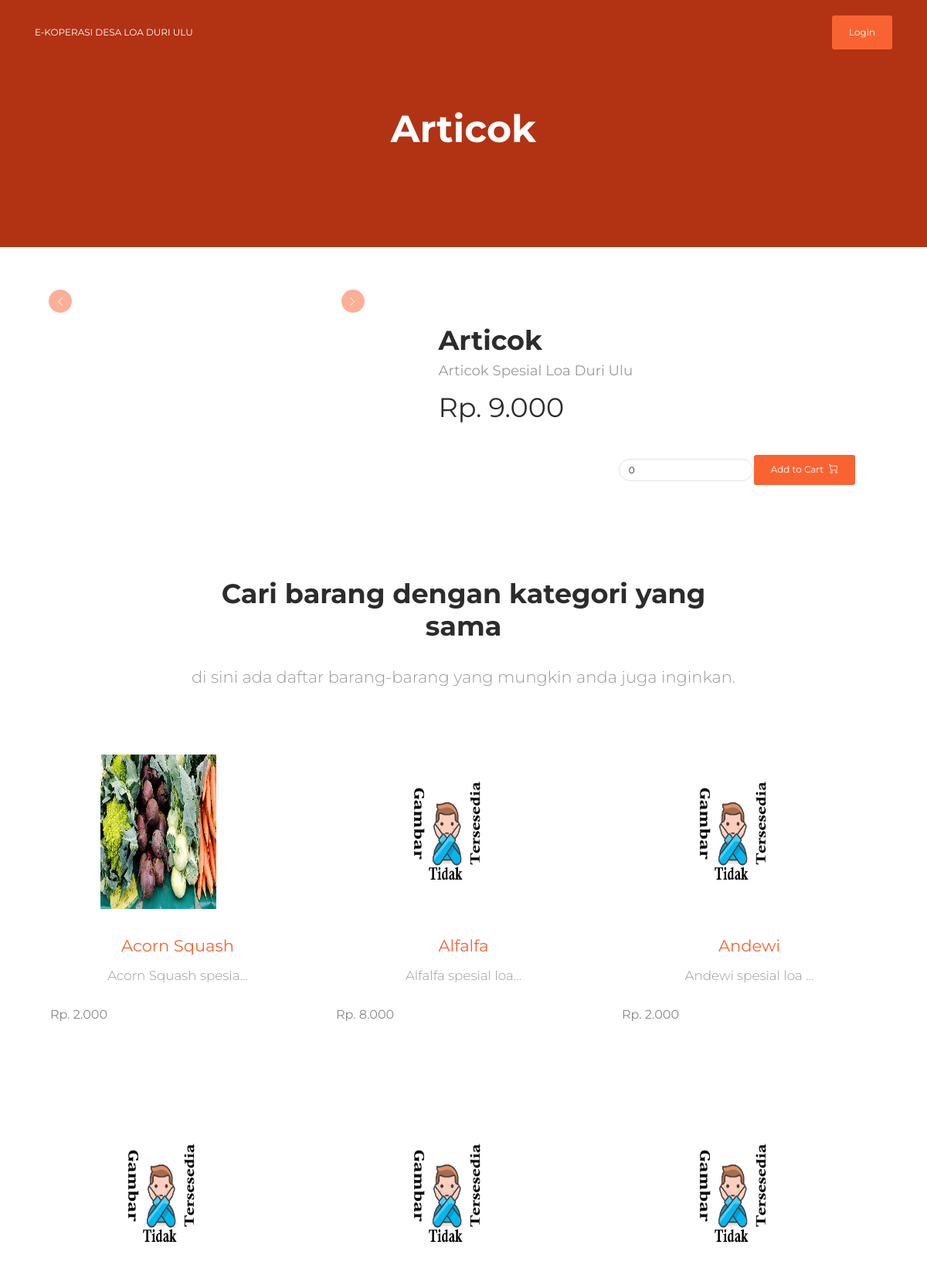
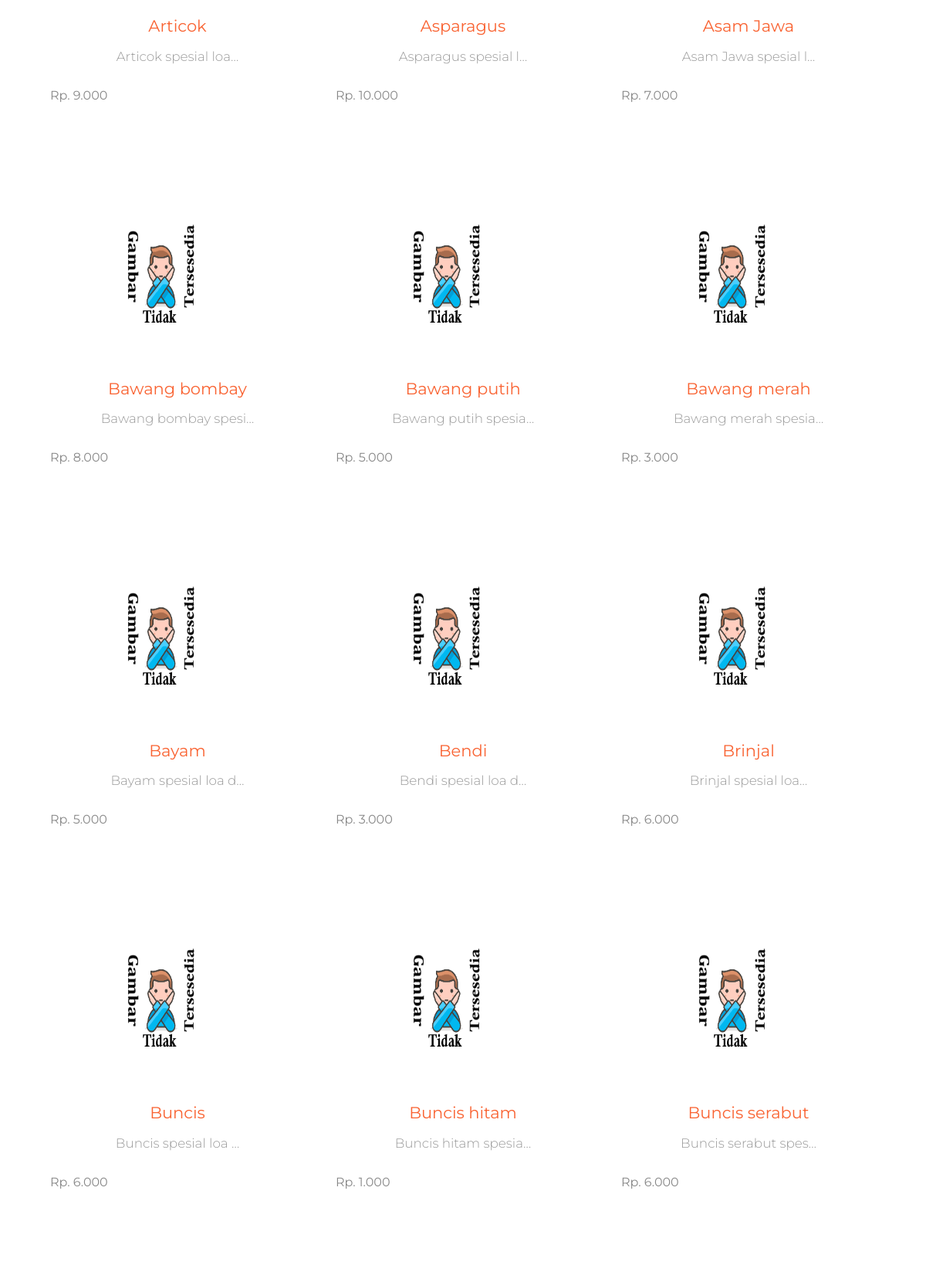
Screenshot of /item-details/4/ (upper part) with the database file from the repository (2 pictures, top to bottom).
### commerce/models.py (models this page shows, shortened)
class Item(models.Model):
    title = models.CharField(max_length=100)
    category = models.ManyToManyField(ItemCategory)
    description = models.TextField()
    price = models.IntegerField()
    stock = models.IntegerField()
    thumbnail = models.ImageField(upload_to='app_medias/thumbnails', null=True)
    media = models.ManyToManyField(MediaLibrary)
    deleted = models.BooleanField(default=False)

### commerce/views.py (the view)
# urls.py: path('item-details/<pk>/', ItemPage.as_view(), name='item-page'),
class ItemPage(DetailView):
    models = Item
    template_name = 'commerce/pages/item-details/index.html'
    context_object_name = 'item'
    queryset = Item.objects.all()
    def get_context_data(self, **kwargs):
        context = super().get_context_data(**kwargs)
        if self.request.user.is_authenticated:
            qs = OrderItem.objects.all().filter(order__user=self.request.user, item=context['item'],
                                                order__ordered=False).first()
            if qs:
                context['ordered'] = qs.qty
            else:
                context['ordered'] = 0
        else:
            context['ordered'] = 0
        context['items'] = Item.objects.all().filter(category__in=context['item'].category.all())
        return context

### commerce/context.py (called while the page is built)
def user_cart_ctx(request):
    if request.user.is_authenticated:
        data = OrderItem.objects.filter(order__user=request.user, order__ordered=False)
        return {
            'carts': data.all(),
            'carts_count': data.count(),
        }
    return {
            'carts': None,
            'carts_count': 0,
        }

### templates/commerce/pages/item-details/index.html (shortened to what this page needs)
{% extends 'layouts/base.html' %}
{% load i18n %}
{% load humanize %}
{% block header %}
    <div class="page-header page-header-mini header-filter">
    {% if item.thumbnail %}
        <div class="page-header-image" style="background-image: url('{{ item.thumbnail.url }}');"></div>
    {% else %}
        <div class="page-header-image" style="background-color: #ff471d;"></div>
    {% endif %}
    <div class="content-center text-center">
            <div class="row">
                <div class="col-md-8 ml-auto mr-auto">
                    <h1 class="title">{{ item.title }}</h1>
                </div>
            </div>
        </div>
    </div>
{% endblock %}
{% block content %}
    <div class="section">
        <div class="container">
            <div class="row">
                <div class="col-md-5">
                    <div id="productCarousel" class="carousel slide" data-ride="carousel" data-interval="8000">
                            <a class="carousel-control-prev" href="#productCarousel" role="button" data-slide="prev">
                                <button type="button" class="btn btn-primary btn-icon btn-round btn-sm" name="button">
                                    <i class="now-ui-icons arrows-1_minimal-left"></i>
                                </button>
                            </a>
                            <a class="carousel-control-next" href="#productCarousel" role="button" data-slide="next">
                                <button type="button" class="btn btn-primary btn-icon btn-round btn-sm" name="button">
                                    <i class="now-ui-icons arrows-1_minimal-right"></i>
                                </button>
                            </a>
                        </div>
                    </div>
                    <div class="col-md-6 ml-auto mr-auto">
                        <h2 class="title"> {{ item.title }} </h2>
                        <h5 class="category">{{ item.description }}</h5>
                        <h2 class="main-price">Rp. {{ item.price|intcomma }}</h2>
                        <div class="row justify-content-end">
                            <form class="form-inline"
                                  hx-post="{% url 'add_order_item' item.id %}"
                                  hx-target="#shopping-cart"
                            >
                                <input type="number" class="form-control" placeholder="qty" name="qty" id="qty" value="{{ ordered|floatformat:0|intcomma }}">
                                {% if user.is_authenticated %}
                                <button class="btn btn-primary mr-3" type="submit">Add to Cart &nbsp;<i
                                    class="now-ui-icons shopping_cart-simple"></i></button>
                                {% else %}
                                    <a class="btn btn-primary mr-3" href="{% url 'account_login' %}">Add to Cart &nbsp;<i
                                    class="now-ui-icons shopping_cart-simple"></i></a>
                                {% endif %}
                            </form>
                        </div>
                    </div>
                </div>
                <div class="features-4">
                    <div class="container">
                        <div class="row">
                            <div class="col-md-8 ml-auto mr-auto text-center">
                                <h2 class="title">Cari barang dengan kategori yang sama</h2>
                                <h4 class="description">di sini ada daftar barang-barang
                                    yang mungkin anda juga inginkan. </h4>
                            </div>
                        </div>
                        <div class="row">
                            {% include 'commerce/pages/home-page/partials/item_lists.html' %}
                        </div>
                    </div>
                </div>
            </div>
        </div>
{% endblock %}

### templates/commerce/pages/home-page/partials/item_lists.html (shortened to what this page needs)
{% load humanize %}
{% load static %}
{% for item in items %}
    <div class="col-lg-4 col-md-6">
        <a href="{% url 'item-page' item.id %}">
            <div class="card card-product card-plain">
                <div class="card-image">
                    {% if item.thumbnail %}
                        <img src="{{ item.thumbnail.url }}" alt="{{ item.thumbnail.url }}" width="150" height="200"/>
                    {% else %}
                        <img src="{% static '/img/no-image.png' %}" alt="no image available" width="150" height="200"/>
                    {% endif %}
                </div>
                <div class="card-body">
                    <h4 class="card-title">{{ item.title }}</h4>
                    <p class="card-description">
                        {{ item.description|truncatechars:20 }}</p>
                    <div class="card-footer">
                        <div class="price-container align-items-center">
                            <span class="price"> Rp. {{ item.price|intcomma }}</span>
                        </div>
                    </div>
                </div>
            </div>
        </a>
    </div>
{% endfor %}

### rows the page displays
Item: title "Articok", description "Articok Spesial Loa Duri Ulu", price "9.000", description "Articok spesial loa…"
Item: thumbnail (picture), title "Acorn Squash", description "Acorn Squash spesia…", price "2.000"
Item: title "Alfalfa", description "Alfalfa spesial loa…", price "8.000"
Item: title "Andewi", description "Andewi spesial loa …", price "2.000"
Item: title "Asparagus", description "Asparagus spesial l…", price "10.000"
Item: title "Asam Jawa", description "Asam Jawa spesial l…", price "7.000"
Item: title "Bawang bombay", description "Bawang bombay spesi…", price "8.000"
Item: title "Bawang putih", description "Bawang putih spesia…", price "5.000"
Item: title "Bawang merah", description "Bawang merah spesia…", price "3.000"
Item: title "Bayam", description "Bayam spesial loa d…", price "5.000"
Item: title "Bendi", description "Bendi spesial loa d…", price "3.000"
Item: title "Brinjal", description "Brinjal spesial loa…", price "6.000"
Item: title "Buncis", description "Buncis spesial loa …", price "6.000"
Item: title "Buncis hitam", description "Buncis hitam spesia…", price "1.000"
Item: title "Buncis serabut", description "Buncis serabut spes…", price "6.000"
